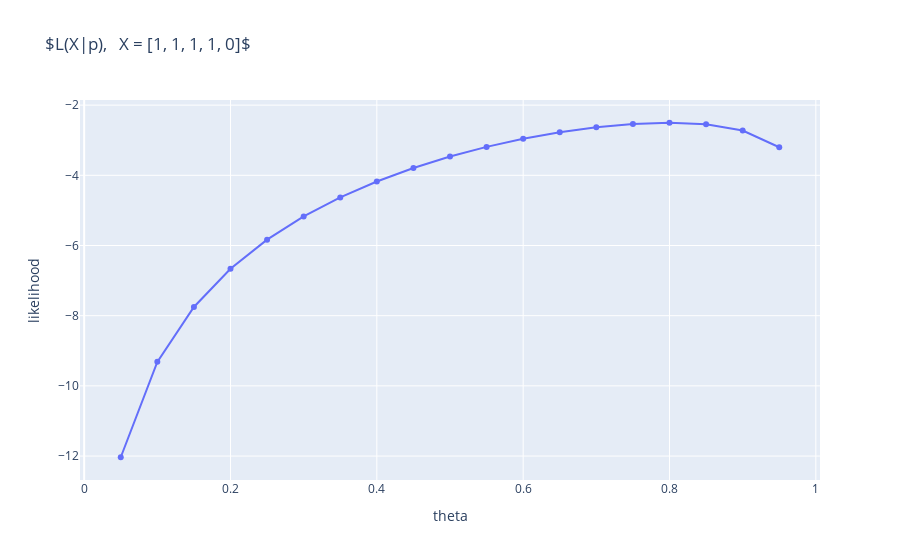

Source (notebook cell):
### Markdown cell above
So we have now have calculated the log likelihood of our bernoulli random variable.  To find the value, $p$ that maximizes the $LL(\theta)$, we can find the derivative of the log likelihood and set it equal to zero.  This will be the value of theta that maximizes our likelihood.

### Code cell
log_like_fig

### Figure 1 — Plotly figure (JSON) as saved in the notebook; plotly's stock layout.template omitted (floating-point values rounded to 4 significant figures)
{"data": [{"type": "scatter", "x": [0.05, 0.1, 0.15, 0.2, 0.25, 0.3, 0.35, 0.4, 0.45, 0.5, 0.55, 0.6, 0.65, 0.7, 0.75, 0.8, 0.85, 0.9, 0.95], "y": [-12.03, -9.316, -7.751, -6.661, -5.833, -5.173, -4.63, -4.176, -3.792, -3.466, -3.19, -2.96, -2.773, -2.631, -2.537, -2.502, -2.547, -2.724, -3.201]}], "layout": {"autosize": true, "title": {"text": "$L(X|p),   X = [1, 1, 1, 1, 0]$"}, "xaxis": {"autorange": true, "range": [-0.005938, 1.006], "title": {"text": "theta "}, "type": "linear"}, "yaxis": {"autorange": true, "range": [-12.73, -1.804], "title": {"text": "likelihood"}, "type": "linear"}}}
